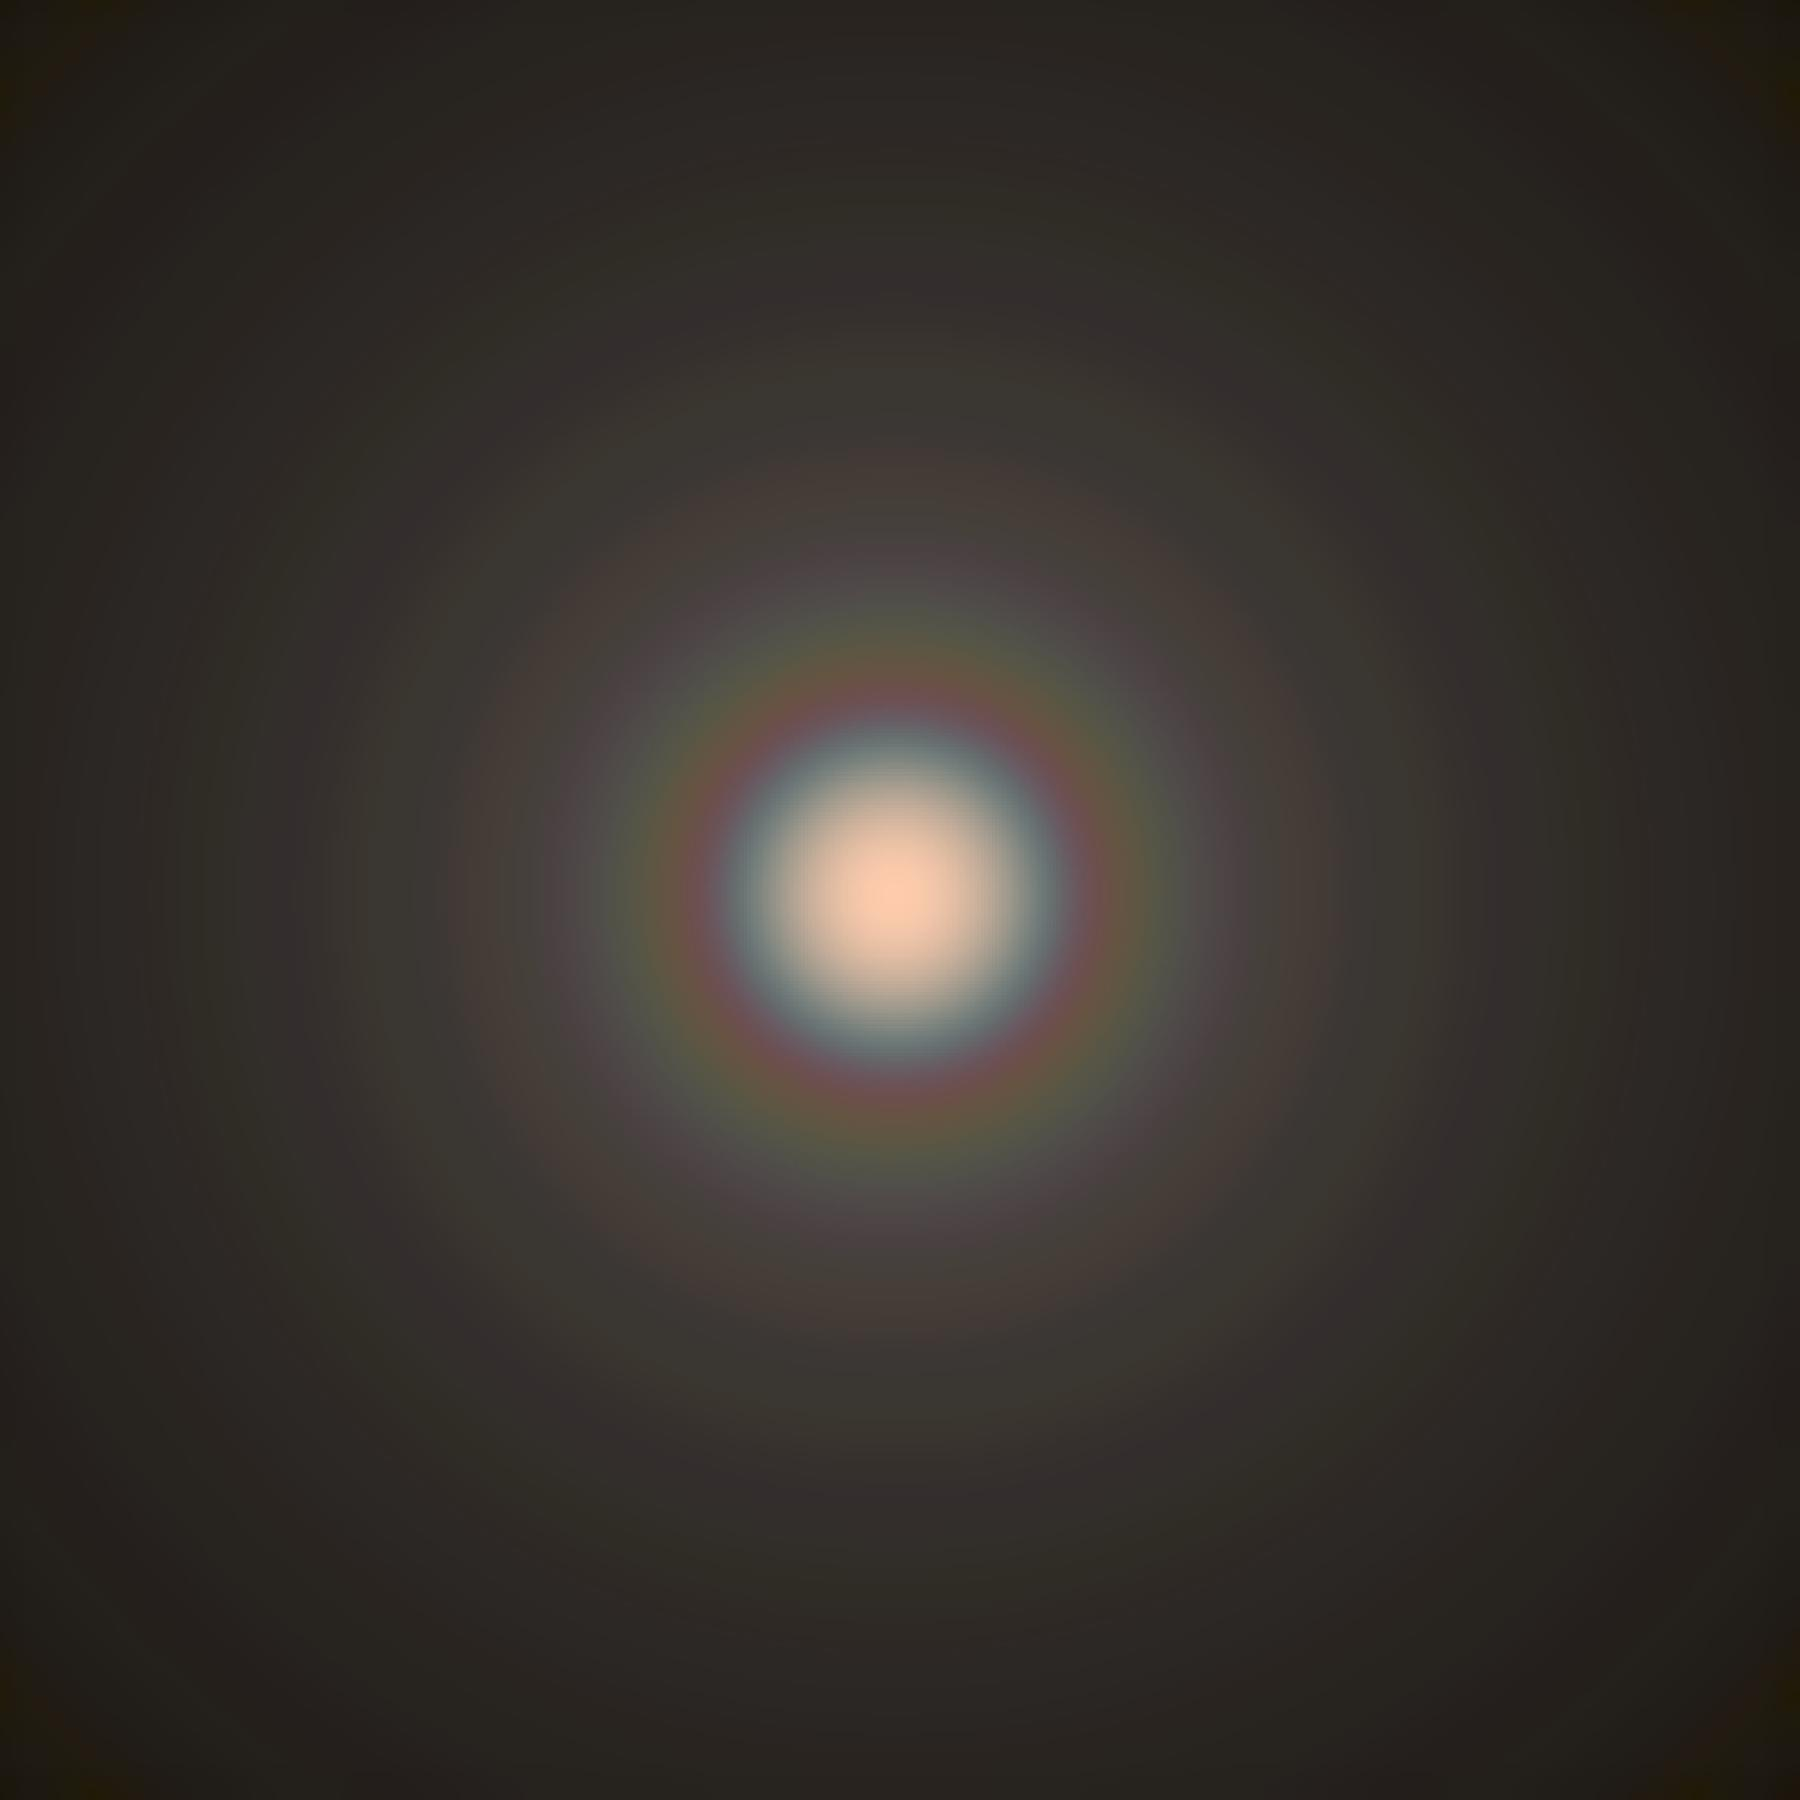

Source code (Python):
# -*- coding: utf-8 -*-
"""
Created on Tue Feb 15 00:09:16 2022

@author: juliu
"""
import numpy as np
import matplotlib.pyplot as plt
from skimage import exposure
from astropy.convolution import AiryDisk2DKernel, convolve_fft
from tqdm import tqdm

def Create_Source(Object, FOV, L):
    if Object == 'Moon':
        MoonSize = 0.5 # deg
        SourceFunction = np.zeros((L,L))

        Y, X = np.ogrid[:L, :L]
        dist_from_center = np.sqrt((X-(L-1)/2+1)**2 + (Y-(L-1)/2+1)**2)
        mask = dist_from_center <= MoonSize*L/FOV/2 # Diameter of Moon is 0.5 deg

        SourceFunction[mask] = 1
    else:
        print("Object not in the list!")
    return SourceFunction


def wavelength_to_radius(PS , # particle size in micron 
                         Lambda # Incident light wavelength
                         ):
    theta = 250/PS*0.5/2*(Lambda/600) # Out put is radius
    return theta # deg

def Monochromatic_Image(Lambda, PS, SourceFunction, Intensity):
    Airy = AiryDisk2DKernel(wavelength_to_radius(PS, Lambda), x_size=500, y_size=500)
    return convolve_fft(SourceFunction, Airy, boundary='wrap')*Intensity

def Integrated_Image(wavelength, PS, SourceFunction, Spectrum):
    Arr = np.zeros(np.shape(SourceFunction))
    dlambda = (wavelength[-1] - wavelength[0])/np.shape(wavelength)[0]
    for i, Lambda in tqdm(enumerate(wavelength)):
        Arr += dlambda*Monochromatic_Image(Lambda, PS, SourceFunction, Spectrum[i])
    return Arr

def planck(wav, T):
    h = 6.626e-34
    c = 299792458
    k = 1.38e-23
    a = 2.0*h*c**2
    b = h*c/(wav*k*T)
    Spectrum = a/ ( (wav**5) * (np.exp(b) - 1.0) )
    return Spectrum

def auto_adjust(img):
    # White balance
    B0 = img[0,:,0]
    G0 = img[0,:,1]
    R0 = img[0,:,2]
    img[:,:,0] *= R0/B0
    img[:,:,1] *= R0/G0
    # Stretch
    Max = np.max(img)
    Min = np.min(img)
    img = (img - np.ones(np.shape(img))*Min)/Max
    img = exposure.adjust_gamma(img, 1/5)
    Max = np.max(img)
    Min = np.min(img)
    img = (img - np.ones(np.shape(img))*Min)/Max
    return img


def Sep_frame_mode(img):
    fig, axes = plt.subplots(2,2)
    axes[0,0].imshow(SourceFunction)
    axes[1,0].imshow(img[:,:,2], cmap='Reds')
    axes[0,1].imshow(img[:,:,1], cmap='Greens')
    axes[1,1].imshow(img[:,:,0], cmap='Blues')
    for ax in axes:
        ax.axis("off")
    plt.show()
    
def One_frame_mode(img, save=True, filename="Corona.jpg"):
    fig, ax = plt.subplots(figsize=(6,6))
    ax.imshow(img)
    ax.axis("off")
    plt.subplots_adjust(0,0,1,1)
    #plt.tight_layout()
    if save:
        plt.savefig(filename, dpi=300)
        print("Save!")
    else:
        plt.show()
    
def profile(img):
    fig, ax = plt.subplots()
    R = img[:,:,2]
    G = img[:,:,1]
    B = img[:,:,0]
    G *= R[0]/G[0]
    B *= R[0]/B[0]
    i = int((np.shape(img)[0]-1)/2+1)
    ax.semilogy(B[i,:], label='Blue', color='b')
    ax.semilogy(G[i,:], label='Green', color='g')
    ax.semilogy(R[i,:], label='Red', color='r')
    plt.legend()
    ax.set_ylabel("Brightness (log scale)")
    ax.set_xlabel("x (pixel)")
    plt.savefig("profile.jpg", dpi=300)


def One_Sim(FOV=15, L=501, cloud_size=1, filename="Corona.jpg"):
    img = np.zeros((L,L,3))
    SourceFunction = Create_Source('Moon', FOV, L)
    # https://en.wikipedia.org/wiki/Spectral_sensitivity#/media/File:Cones_SMJ2_E.svg
    wave_B = np.linspace(380.0, 510.0, 10)
    wave_G = np.linspace(510.0, 575.0, 20)
    wave_R = np.linspace(575.0, 700.0, 20)
    B = Integrated_Image(wave_B, cloud_size, SourceFunction, planck(wave_B, 5500))
    G = Integrated_Image(wave_G, cloud_size, SourceFunction, planck(wave_G, 5500))
    R = Integrated_Image(wave_R, cloud_size, SourceFunction, planck(wave_R, 5500))
    img[:,:,0] = B
    img[:,:,1] = G
    img[:,:,2] = R
    profile(img)
    img = auto_adjust(img)
    One_frame_mode(img, True, filename)

if __name__ == '__main__':
    One_Sim()
    #One_Sim(cloud_size=1.5, filename="Corona_2.jpg")
    #One_Sim(cloud_size=2,   filename="Corona_3.jpg")
